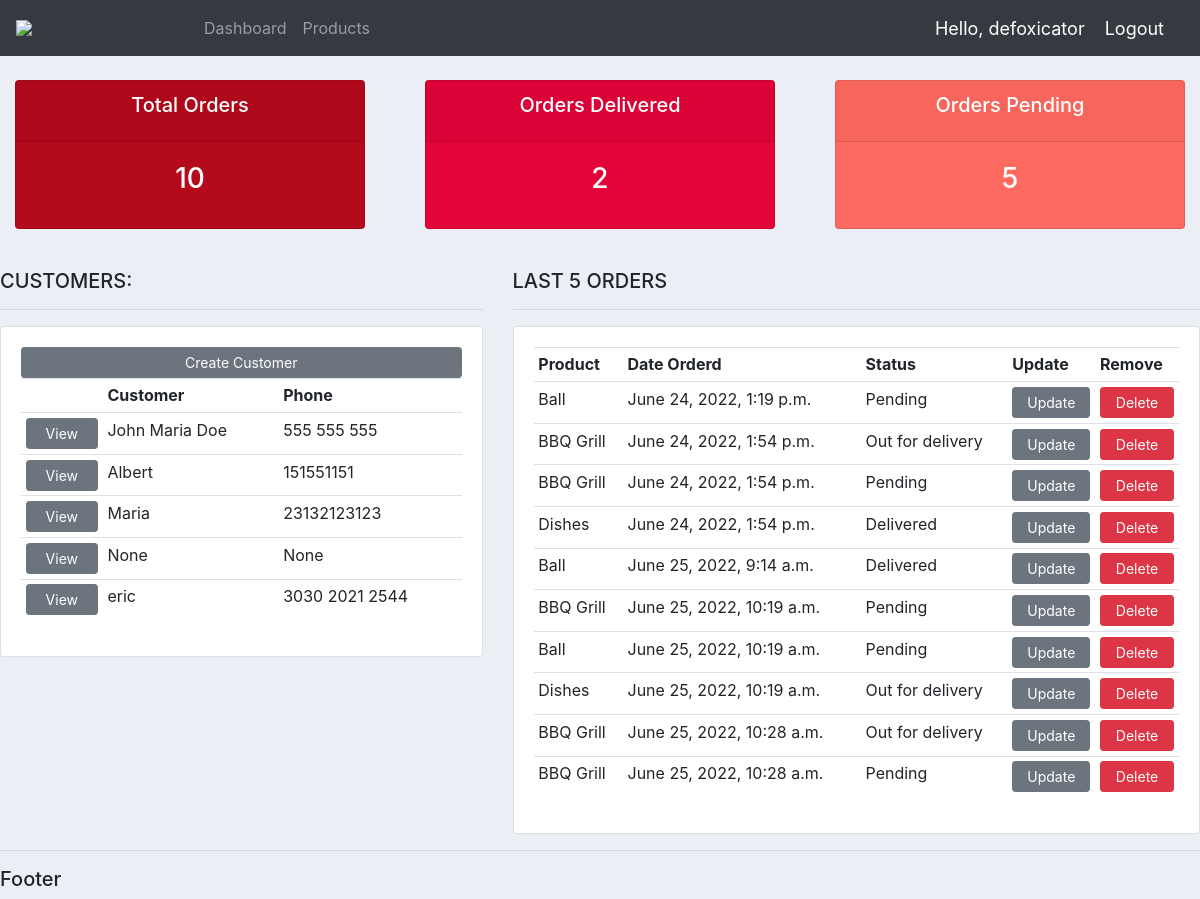
The app's page / (signed in), older data.
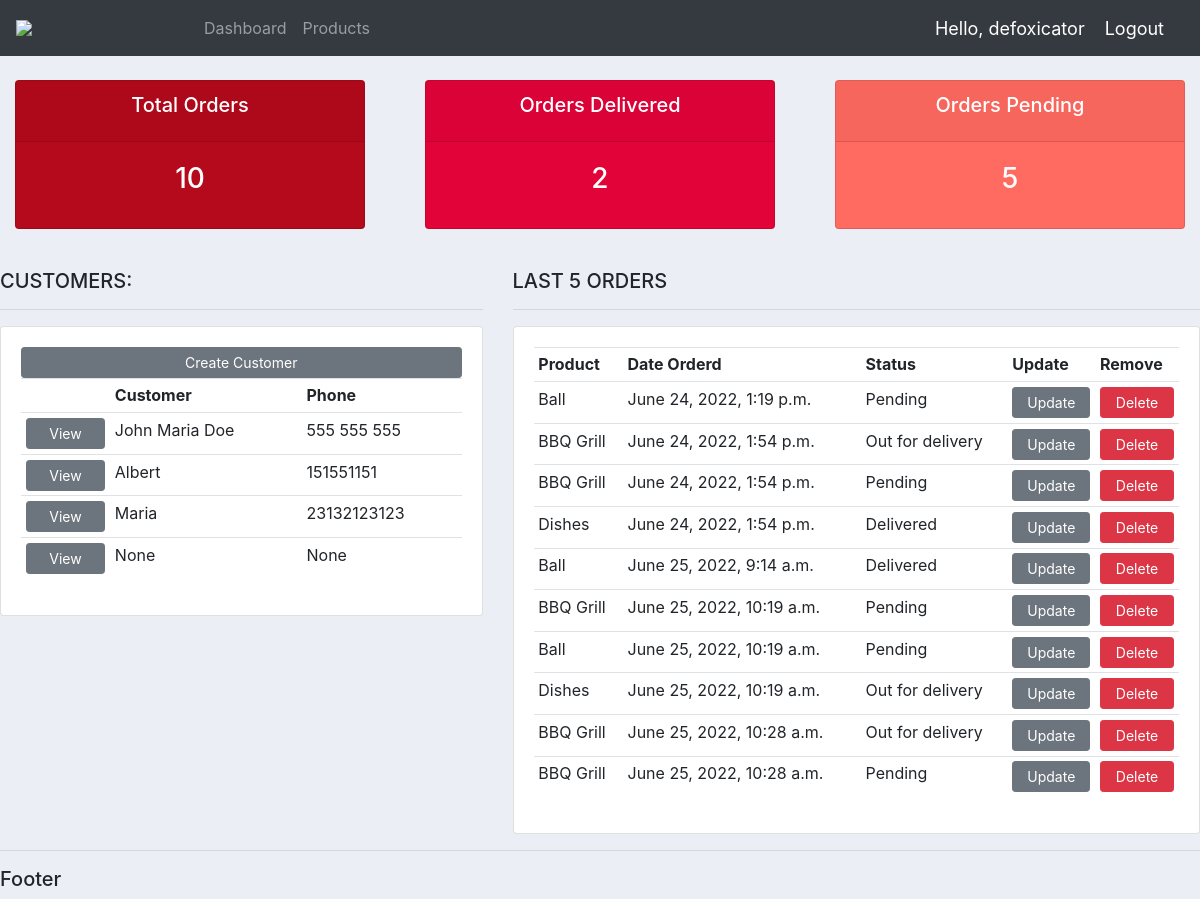
The same page, newer data.
### accounts/models.py (models this page shows, shortened)
class Customer(models.Model):
    user = models.OneToOneField(User, null=True, blank=True, on_delete=models.CASCADE)
    name = models.CharField(max_length=200, null=True)
    phone = models.CharField(max_length=200, null=True)
    email = models.CharField(max_length=200, null=True)
    profile_pic = models.ImageField(default="def_pic.jpg", null=True, blank=True)
    date_created = models.DateTimeField(auto_now_add=True, null=True)

class Order(models.Model):
    STATUS = (
        ('Pending', 'Pending'),
        ('Out for delivery', 'Out for delivery'),
        ('Delivered', 'Delivered'),
    )
    customer = models.ForeignKey(Customer, null=True, on_delete=models.SET_NULL)
    product = models.ForeignKey(Product, null=True, on_delete=models.SET_NULL)
    date_created = models.DateTimeField(auto_now_add=True, null=True)
    status = models.CharField(max_length=200, null=True, choices=STATUS)
    note = models.CharField(max_length=1000, null=True)

class Product(models.Model):
    CATEGORY = (
        ('Indoor', 'Indoor'),
        ('Outdoor', 'Outdoor'),
        )
    name = models.CharField(max_length=200, null=True)
    price = models.FloatField(null=True)
    category = models.CharField(max_length=200, null=True, choices=CATEGORY)
    description = models.CharField(max_length=200, null=True, blank=True)
    date_created = models.DateTimeField(auto_now_add=True, null=True)
    tags = models.ManyToManyField(Tag)
    def __str__(self):
        return self.name

### accounts/decorators.py (the view)
    def wrapper_function(request, *args, **kwargs):
        group = None
        if request.user.groups.exists():
            group = request.user.groups.all()[0].name
        if group == 'customer':
            return redirect('user-page')
        if group == 'admin':
            return view_func(request, *args, **kwargs)

### accounts/views.py (called while the page is built)
@login_required(login_url='login')
@admin_only
def home(request):
    orders = Order.objects.all()
    customers = Customer.objects.all()
    total_customers = customers.count()
    total_orders = orders.count()
    delivered = orders.filter(status='Delivered').count()
    pending = orders.filter(status='Pending').count()
    context = {
        'orders': orders,
        'customers': customers,
        'total_customers': total_customers,
        'total_orders': total_orders,
        'delivered': delivered,
        'pending': pending,
    }
    return render(request, 'accounts/dashboard.html', context)

### accounts/templates/accounts/dashboard.html
{% extends 'accounts/main.html' %}
{% block content %}
{% include 'accounts/status.html' %}
<br>
<div class="row">
	<div class="col-md-5">
		<h5>CUSTOMERS:</h5>
		<hr>
		<div class="card card-body">
			<a class="btn btn-secondary  btn-sm btn-block" href="">Create Customer</a>
			<table class="table table-sm">
				<tr>
					<th></th>
					<th>Customer</th>
					<th>Phone</th>
				</tr>
				{% for customer in customers %}
				<tr>
					<td><a class="btn btn-secondary  btn-sm btn-block" href="{% url 'customer' customer.id %}">View</a></td>
					<td>{{customer.name}}</td>
					<td>{{customer.phone}}</td>
				</tr>
				{% endfor %}
			</table>
		</div>
	</div>
	<div class="col-md-7">
		<h5>LAST 5 ORDERS</h5>
		<hr>
		<div class="card card-body">
			<table class="table table-sm">
				<tr>
					<th>Product</th>
					<th>Date Orderd</th>
					<th>Status</th>
					<th>Update</th>
					<th>Remove</th>
				</tr>
				{% for order in orders %}
				<tr>
					<td>{{order.product}}</td>
					<td>{{order.date_created}}</td>
					<td>{{order.status}}</td>
					<td><a class="btn btn-secondary btn-sm btn-block" href="{% url 'update_order' order.id %}">Update</td>
					<td><a class="btn btn-sm btn-danger btn-sm btn-block" href="{% url 'delete_order' order.id %}">Delete</td>
				</tr>
				{% endfor %}
			</table>
		</div>
	</div>
</div>
{% endblock %}

### accounts/templates/accounts/main.html (shortened to what this page needs)
{% load static %}
<!DOCTYPE html>
<html>
    <head>
        <link rel="stylesheet" href="https://cdn.jsdelivr.net/npm/bootstrap@4.3.1/dist/css/bootstrap.min.css">
        <link rel="stylesheet" href="{% static '/css/main.css' %}">
    </head>
    <body>
        {% include 'accounts/navbar.html' %}
        {% block content %}
        {% endblock %}
       <hr>
       <h5>Footer</h5>
    </body>
</html>

### accounts/templates/accounts/navbar.html (shortened to what this page needs)
{% load static %}
<nav class="navbar navbar-expand-lg navbar-dark bg-dark">
    <img class="logo" src="{% static 'images/logo long.bmp' %}" width="180px">
    <div class="collapse navbar-collapse" id="navbarNav">
      <ul class="navbar-nav">
        {% if request.user.is_staff %}
        <li class="nav-item">
          <a class="nav-link" href="{% url 'home' %}">Dashboard</a>
        </li>
        <li class="nav-item">
          <a class="nav-link" href="{% url 'products' %}">Products</a>
        </li>
        {% else %}
        <li class="nav-item">
          <a class="nav-link" href="{% url 'account' %}">Settings</a>
        </li>
        {% endif %}
      </ul>
    </div>
    <span class="hello-msg">Hello, {{ request.user }}</span>
    <span><a class="hello-msg" href="{% url 'logout' %}">Logout</a></span>
  </nav>

### accounts/templates/accounts/status.html
<br>
<div class="row">
	<div class="col">
		<div class="col-md">
			<div class="card text-center text-white  mb-3" id="total-orders">
			  	<div class="card-header">
			  		<h5 class="card-title">Total Orders</h5>
			  	</div>
			  	<div class="card-body">
			    	<h3 class="card-title">{{ total_orders }}</h3>
			  	</div>
			</div>
		</div>
	</div>
	<div class="col">
		<div class="col-md">
			<div class="card text-center text-white  mb-3" id="orders-delivered">
			  	<div class="card-header">
			  		<h5 class="card-title">Orders Delivered</h5>
			  	</div>
			  	<div class="card-body">
			    	<h3 class="card-title">{{ delivered }}</h3>
			  	</div>
			</div>
		</div>
	</div>
	<div class="col">
		<div class="col-md">
			<div class="card text-center text-white  mb-3" id="orders-pending">
			  	<div class="card-header">
			  		<h5 class="card-title">Orders Pending</h5>
			  	</div>
			  	<div class="card-body">
			    	<h3 class="card-title">{{ pending }}</h3>
			  	</div>
			</div>
		</div>
	</div>
</div>

### static/css/main.css (style rules this page uses)
body { background-color: #ebeff5; }
#total-orders { background-color: #B40A1B; }
#orders-delivered { background-color: #E20338; }
#orders-pending { background-color: #FF6A61; }

### accounts/templates/accounts/navbar.html (style rules this page uses)
.hello-msg { font-size: 18px; color: #fff; margin-right: 20px; }

Row changes from the older to the newer data that the page shows:
removed Customer: name "eric", phone "3030 2021 2544"
